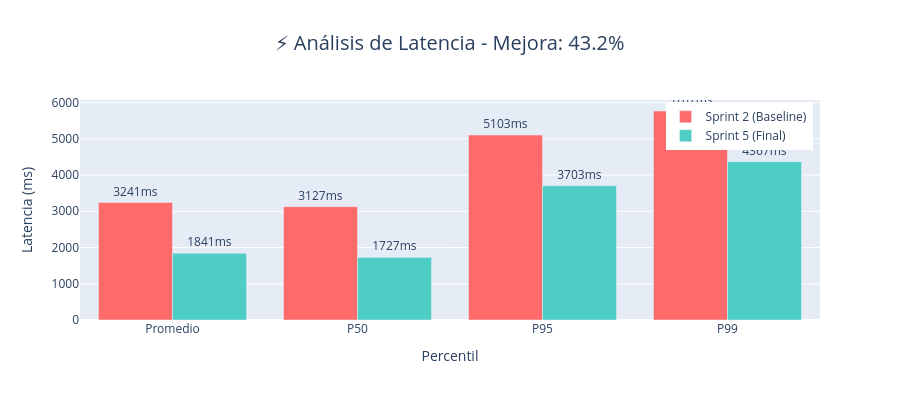

The cell this chart's notebook holds for it:
### Markdown cell above
## 4. Análisis Detallado de Latencia

### Code cell
# Gráfico de latencia con percentiles
latency_metrics = ["avg_latency_ms", "p50_latency_ms", "p95_latency_ms", "p99_latency_ms"]
latency_labels = ["Promedio", "P50", "P95", "P99"]

sprint_a_latency = [sprint_a_metrics.get(m, 0) for m in latency_metrics]
sprint_b_latency = [sprint_b_metrics.get(m, 0) for m in latency_metrics]

fig_latency = go.Figure()

fig_latency.add_trace(go.Bar(
    name="Sprint 2 (Baseline)",
    x=latency_labels,
    y=sprint_a_latency,
    marker_color=colors[sprint_a],
    text=[f"{x:.0f}ms" for x in sprint_a_latency],
    textposition="outside"
))

fig_latency.add_trace(go.Bar(
    name="Sprint 5 (Final)",
    x=latency_labels,
    y=sprint_b_latency,
    marker_color=colors[sprint_b],
    text=[f"{x:.0f}ms" for x in sprint_b_latency],
    textposition="outside"
))

# Calcular mejora
improvement = ((sprint_a_latency[0] - sprint_b_latency[0]) / sprint_a_latency[0] * 100) if sprint_a_latency[0] > 0 else 0

fig_latency.update_layout(
    title={
        "text": f"⚡ Análisis de Latencia - Mejora: {improvement:.1f}%",
        "font": {"size": 20},
        "x": 0.5
    },
    xaxis_title="Percentil",
    yaxis_title="Latencia (ms)",
    barmode="group",
    height=400,
    paper_bgcolor="white",
    legend=dict(
        yanchor="top",
        y=0.99,
        xanchor="right",
        x=0.99
    )
)

fig_latency.show()

### Figure 1 — Plotly figure (JSON) as saved in the notebook; plotly's stock layout.template omitted (floating-point values rounded to 4 significant figures)
{"data": [{"marker": {"color": "#FF6B6B"}, "name": "Sprint 2 (Baseline)", "text": ["3241ms", "3127ms", "5103ms", "5767ms"], "textposition": "outside", "type": "bar", "x": ["Promedio", "P50", "P95", "P99"], "y": [3241.0, 3127.0, 5103.0, 5767.0]}, {"marker": {"color": "#4ECDC4"}, "name": "Sprint 5 (Final)", "text": ["1841ms", "1727ms", "3703ms", "4367ms"], "textposition": "outside", "type": "bar", "x": ["Promedio", "P50", "P95", "P99"], "y": [1841.0, 1727.0, 3703.0, 4367.0]}], "layout": {"barmode": "group", "height": 400, "legend": {"x": 0.99, "xanchor": "right", "y": 0.99, "yanchor": "top"}, "paper_bgcolor": "white", "title": {"font": {"size": 20}, "text": "⚡ Análisis de Latencia - Mejora: 43.2%", "x": 0.5}, "xaxis": {"title": {"text": "Percentil"}}, "yaxis": {"title": {"text": "Latencia (ms)"}}}}
